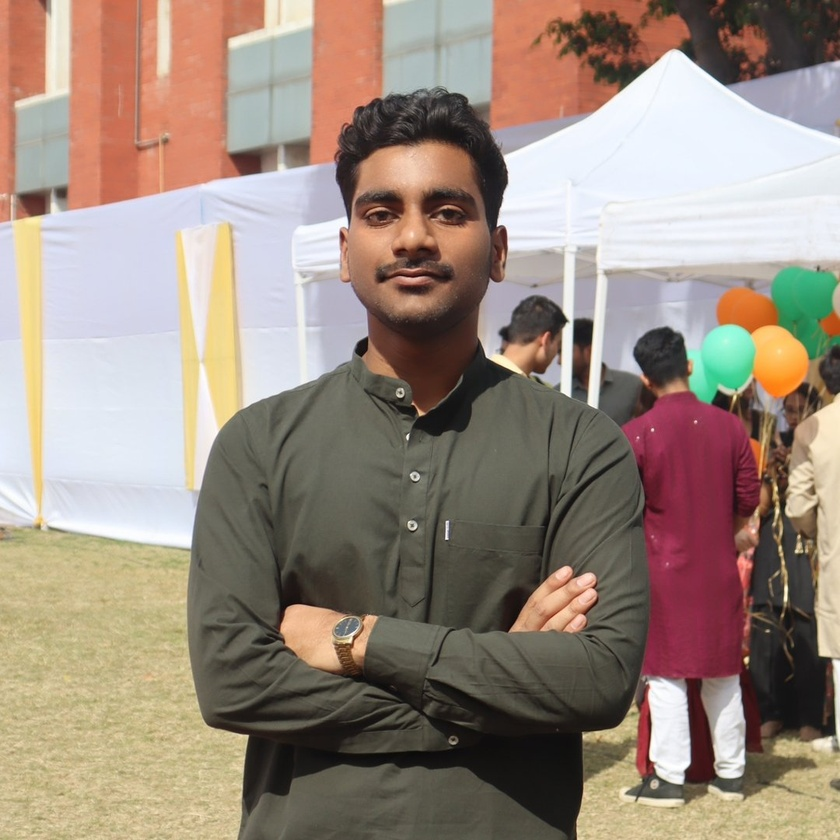
#> input picture img/pfp.jpg, 840 x 840 px, shrunk from 1080 x 1080 before the run
$ python thresh.py
#> lines starting #> are read from the running program, lines starting #| are printed output that depends on the picture; after the words box and inside, x2 and y2 are one past the last pixel; in counts of white or black regions, pixels touching at a corner belong together
import cv2 as cv

img = cv.imread('img/pfp.jpg')
#> img is the input picture: shape (840, 840, 3); mean B, G, R 126.1, 138.7, 154.9
cv.imshow('Me', img)

gray = cv.cvtColor(img , cv.COLOR_BGR2GRAY)
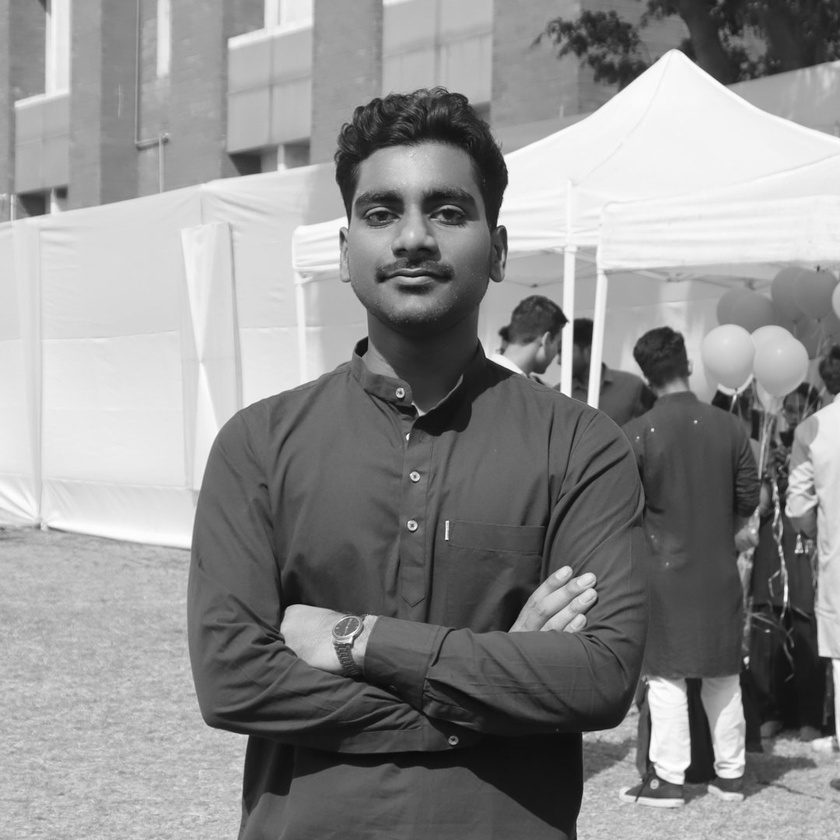
#> gray: shape (840, 840); min 6, max 255, mean 142.1
cv.imshow('gray', gray)

#Simple Thresholding
threshold, thresh = cv.threshold(gray,170,255, cv.THRESH_BINARY)
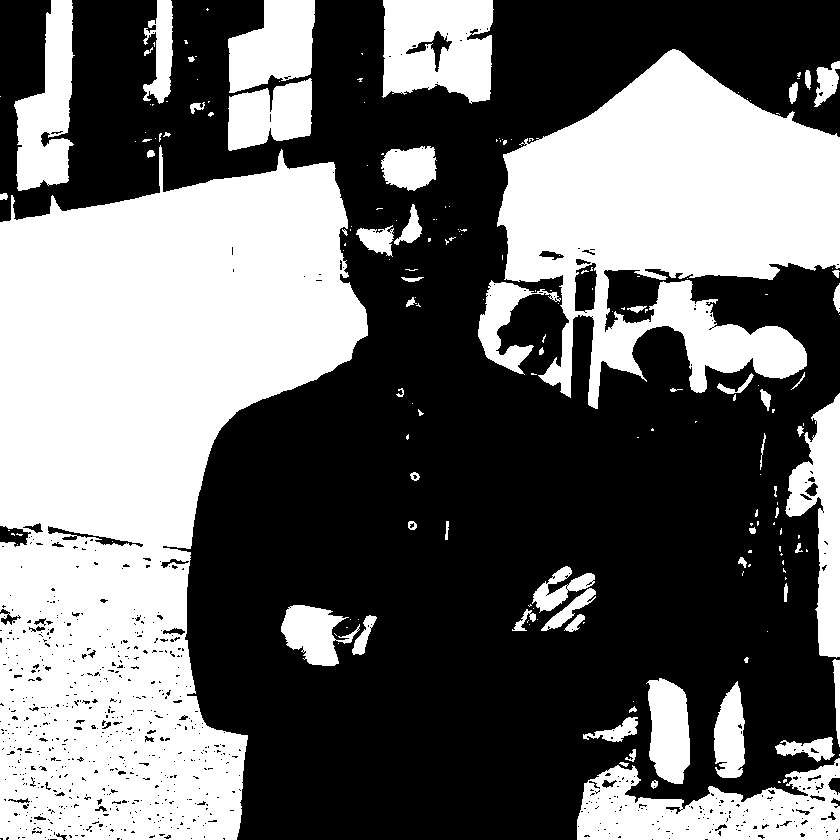
#> thresh: shape (840, 840); 42.6% white; 186 white regions (124 under 20 px), largest, box (x1, y1, x2, y2) and area: (0, 145, 368, 840) 160502, (497, 49, 840, 409) 69325, (577, 758, 840, 840) 13113
cv.imshow('simple thres', thresh)

#Simple Thresholding Inverse
threshold, thresh_inv = cv.threshold(gray,170,255, cv.THRESH_BINARY_INV)
cv.imshow('simple thres inverse', thresh_inv)

#Adaptive Thresh
adaptive_thresh = cv.adaptiveThreshold(gray, 255, cv.ADAPTIVE_THRESH_GAUSSIAN_C, cv.THRESH_BINARY, 11,3)
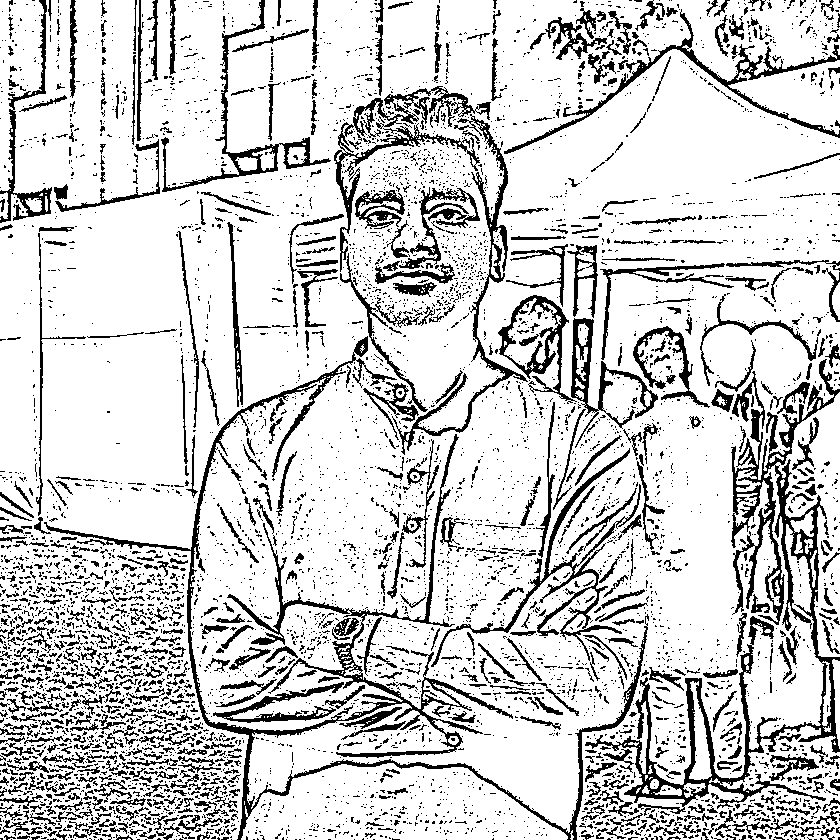
#> adaptive_thresh: shape (840, 840); 81.6% white; 5931 black regions (5130 under 20 px), largest, box (x1, y1, x2, y2) and area: (585, 359, 840, 816) 13420, (44, 336, 649, 840) 12643, (334, 86, 491, 272) 3740
cv.imshow('Adaptive Thresh', adaptive_thresh)

cv.waitKey(0)

$ run again, with img/cat.jpg copied over img/pfp.jpg
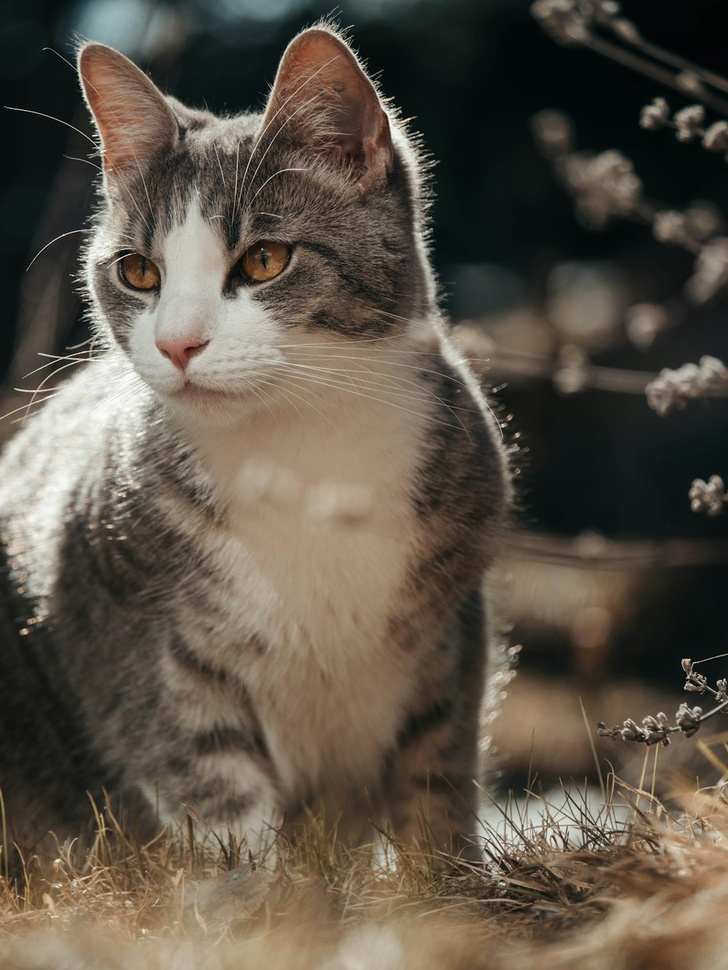
#> input picture img/cat.jpg, 728 x 970 px, shrunk from 1000 x 1333 before the run
#> img is the input picture: shape (970, 728, 3); mean B, G, R 70.9, 83, 92.1
#> `threshold, thresh = cv.threshold(gray,170,255, cv.THRESH_BINARY)`:
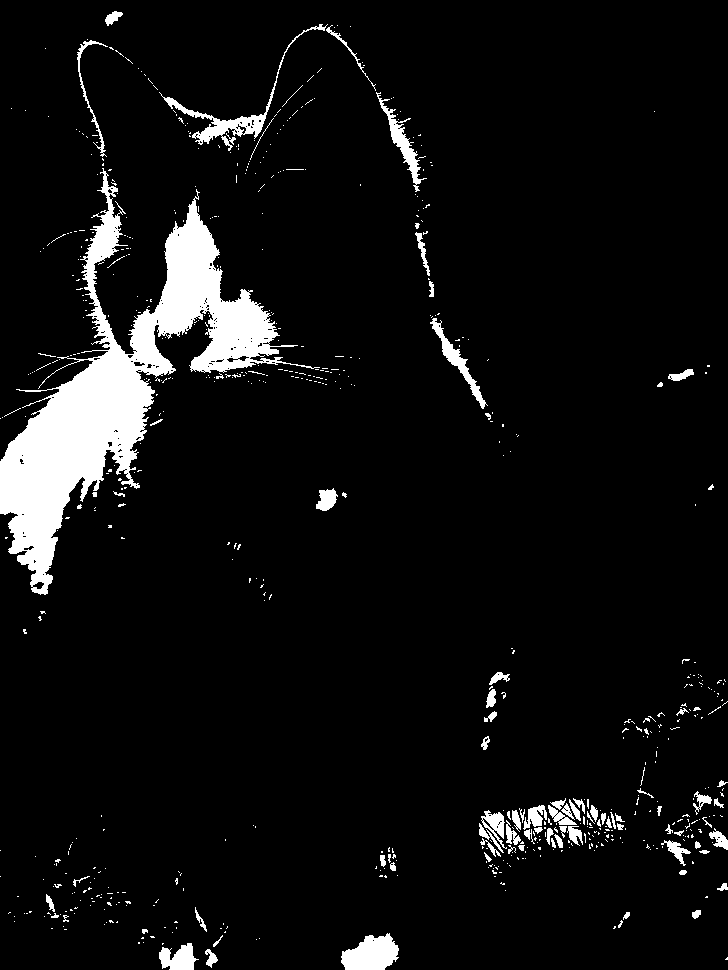
#> thresh: shape (970, 728); 6.5% white; 676 white regions (586 under 20 px), largest, box (x1, y1, x2, y2) and area: (0, 168, 320, 595) 31834, (159, 24, 328, 151) 1589, (341, 933, 399, 970) 1512
#> `adaptive_thresh = cv.adaptiveThreshold(gray, 255, cv.ADAPTIVE_THRESH_G..`:
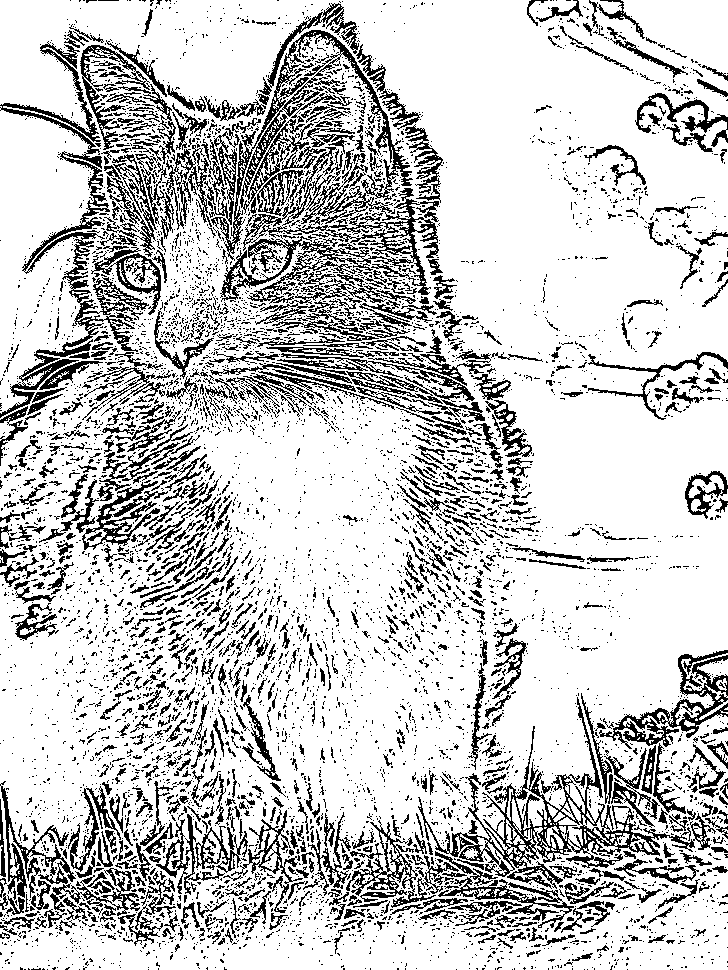
#> adaptive_thresh: shape (970, 728); 79% white; black in thin lines or dots

$ run again, with img/us.jpg copied over img/pfp.jpg
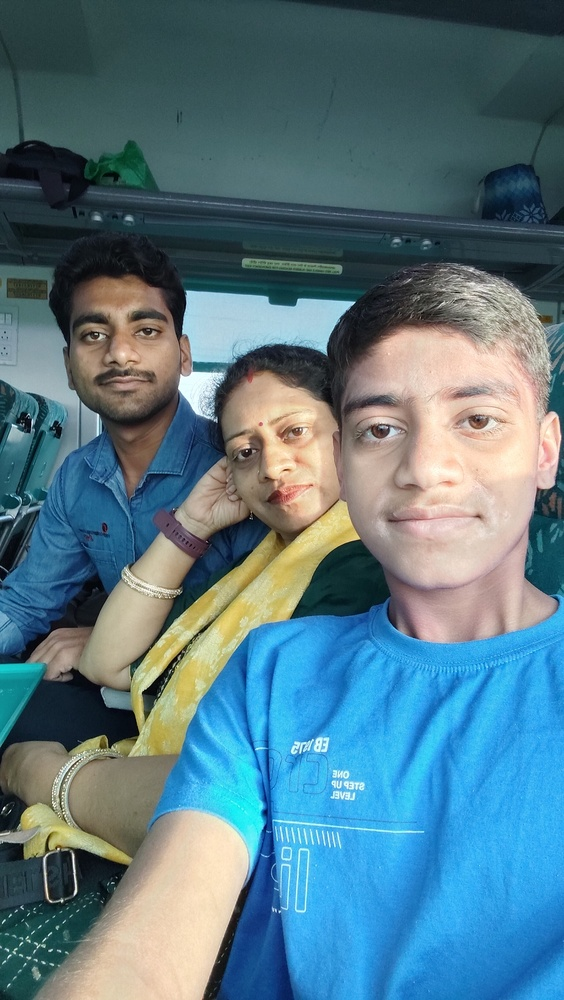
#> input picture img/us.jpg, 564 x 1000 px, shrunk from 1840 x 3264 before the run
#> img is the input picture: shape (1000, 564, 3); mean B, G, R 132.7, 120.6, 87.6
#> `threshold, thresh = cv.threshold(gray,170,255, cv.THRESH_BINARY)`:
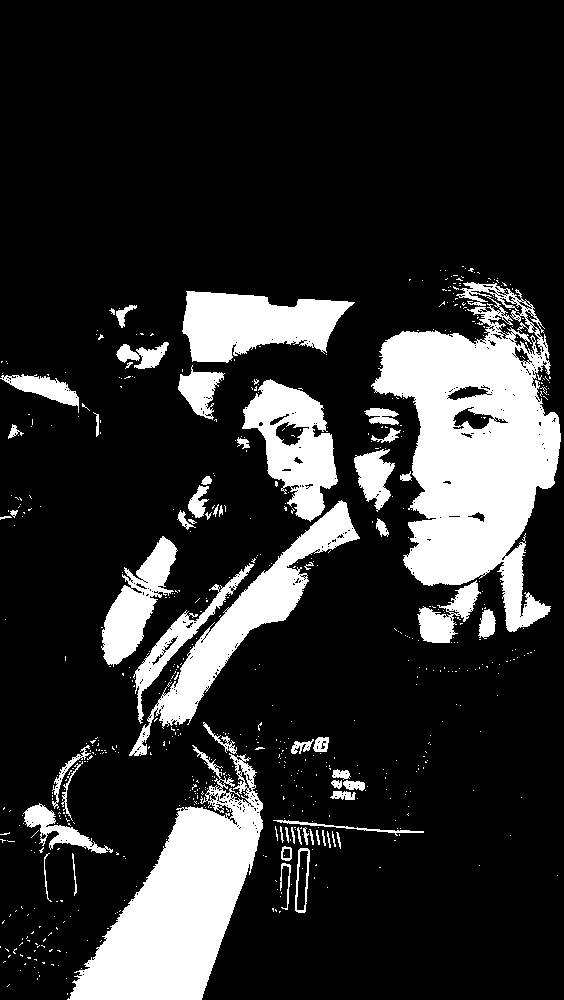
#> thresh: shape (1000, 564); 18.2% white; 646 white regions (586 under 20 px), largest, box (x1, y1, x2, y2) and area: (371, 282, 561, 632) 34557, (67, 745, 263, 1000) 22016, (129, 500, 360, 756) 9670
#> `adaptive_thresh = cv.adaptiveThreshold(gray, 255, cv.ADAPTIVE_THRESH_G..`:
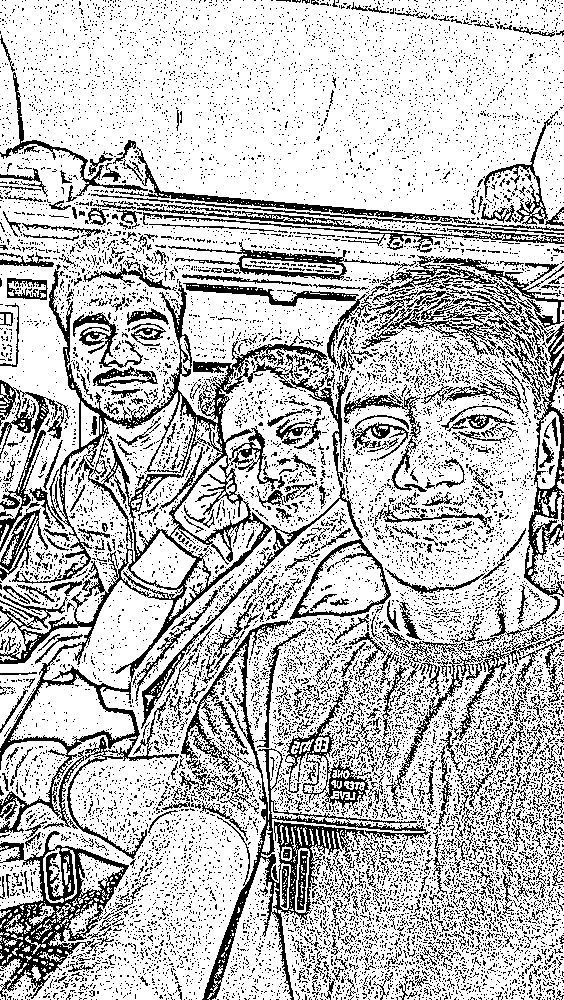
#> adaptive_thresh: shape (1000, 564); 75.1% white; black in thin lines or dots
